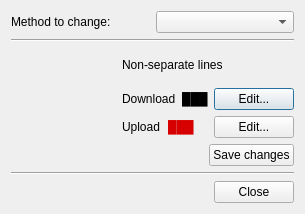
<?xml version="1.0" encoding="UTF-8"?>
<ui version="4.0">
 <class>GraphColorDialog</class>
 <widget class="QDialog" name="GraphColorDialog">
  <property name="geometry">
   <rect>
    <x>0</x>
    <y>0</y>
    <width>305</width>
    <height>214</height>
   </rect>
  </property>
  <property name="windowTitle">
   <string>Dialog</string>
  </property>
  <layout class="QVBoxLayout" name="verticalLayout">
   <item>
    <layout class="QHBoxLayout" name="methodHLayout">
     <item>
      <widget class="QLabel" name="methodToChangeLabel">
       <property name="text">
        <string>Method to change:</string>
       </property>
      </widget>
     </item>
     <item>
      <widget class="QComboBox" name="methodComboBox"/>
     </item>
    </layout>
   </item>
   <item>
    <widget class="Line" name="line">
     <property name="orientation">
      <enum>Qt::Horizontal</enum>
     </property>
    </widget>
   </item>
   <item>
    <layout class="QHBoxLayout" name="offsetHLayout">
     <item>
      <spacer name="horizontalSpacer_2">
       <property name="orientation">
        <enum>Qt::Horizontal</enum>
       </property>
       <property name="sizeHint" stdset="0">
        <size>
         <width>40</width>
         <height>20</height>
        </size>
       </property>
      </spacer>
     </item>
     <item>
      <layout class="QVBoxLayout" name="dataVLayout">
       <item>
        <widget class="QLabel" name="methodLabel">
         <property name="text">
          <string>Non-separate lines</string>
         </property>
        </widget>
       </item>
       <item>
        <layout class="QHBoxLayout" name="downHLayout">
         <item>
          <widget class="QLabel" name="downLabel">
           <property name="text">
            <string>Download</string>
           </property>
          </widget>
         </item>
         <item>
          <widget class="QLabel" name="downSampleLabel">
           <property name="frameShape">
            <enum>QFrame::NoFrame</enum>
           </property>
           <property name="text">
            <string>&lt;html&gt;&lt;head/&gt;&lt;body&gt;&lt;p&gt;&lt;span style=&quot; color:#000000;&quot;&gt;███&lt;/span&gt;&lt;/p&gt;&lt;/body&gt;&lt;/html&gt;</string>
           </property>
          </widget>
         </item>
         <item>
          <widget class="QPushButton" name="downEditBtn">
           <property name="text">
            <string>Edit...</string>
           </property>
          </widget>
         </item>
        </layout>
       </item>
       <item>
        <layout class="QHBoxLayout" name="upHLayout">
         <item>
          <widget class="QLabel" name="upLabel">
           <property name="text">
            <string>Upload</string>
           </property>
          </widget>
         </item>
         <item>
          <widget class="QLabel" name="upSampleLabel">
           <property name="frameShape">
            <enum>QFrame::NoFrame</enum>
           </property>
           <property name="text">
            <string>&lt;html&gt;&lt;head/&gt;&lt;body&gt;&lt;p&gt;&lt;span style=&quot; color:#d70000;&quot;&gt;███&lt;/span&gt;&lt;/p&gt;&lt;/body&gt;&lt;/html&gt;</string>
           </property>
          </widget>
         </item>
         <item>
          <widget class="QPushButton" name="upEditBtn">
           <property name="text">
            <string>Edit...</string>
           </property>
          </widget>
         </item>
        </layout>
       </item>
      </layout>
     </item>
    </layout>
   </item>
   <item>
    <layout class="QHBoxLayout" name="saveHLayout">
     <item>
      <spacer name="horizontalSpacer">
       <property name="orientation">
        <enum>Qt::Horizontal</enum>
       </property>
       <property name="sizeHint" stdset="0">
        <size>
         <width>40</width>
         <height>20</height>
        </size>
       </property>
      </spacer>
     </item>
     <item>
      <widget class="QPushButton" name="saveBtn">
       <property name="text">
        <string>Save changes</string>
       </property>
      </widget>
     </item>
    </layout>
   </item>
   <item>
    <widget class="Line" name="line_2">
     <property name="orientation">
      <enum>Qt::Horizontal</enum>
     </property>
    </widget>
   </item>
   <item>
    <widget class="QDialogButtonBox" name="buttonBox">
     <property name="orientation">
      <enum>Qt::Horizontal</enum>
     </property>
     <property name="standardButtons">
      <set>QDialogButtonBox::Close</set>
     </property>
    </widget>
   </item>
  </layout>
 </widget>
 <resources/>
 <connections>
  <connection>
   <sender>buttonBox</sender>
   <signal>accepted()</signal>
   <receiver>GraphColorDialog</receiver>
   <slot>accept()</slot>
   <hints>
    <hint type="sourcelabel">
     <x>248</x>
     <y>254</y>
    </hint>
    <hint type="destinationlabel">
     <x>157</x>
     <y>274</y>
    </hint>
   </hints>
  </connection>
  <connection>
   <sender>buttonBox</sender>
   <signal>rejected()</signal>
   <receiver>GraphColorDialog</receiver>
   <slot>reject()</slot>
   <hints>
    <hint type="sourcelabel">
     <x>316</x>
     <y>260</y>
    </hint>
    <hint type="destinationlabel">
     <x>286</x>
     <y>274</y>
    </hint>
   </hints>
  </connection>
 </connections>
</ui>
